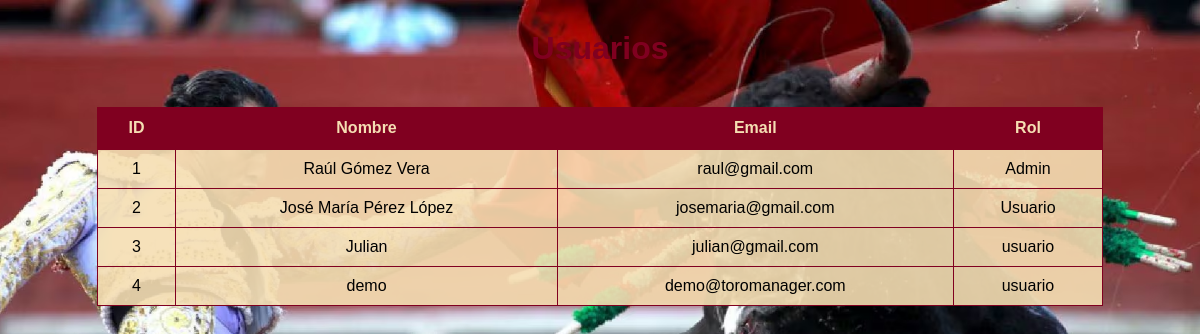
Page /usuarios/mostrar_usuarios.php (signed in) on the committed database.
### tables this page shows
CREATE TABLE `usuarios` (
  `id_usuario` int(11) NOT NULL,
  `nombre_usuario` varchar(100) NOT NULL,
  `email` varchar(150) NOT NULL,
  `rol` varchar(50) DEFAULT NULL,
  `contrasena` varchar(255) NOT NULL
);

### usuarios/mostrar_usuarios.php (the view, shortened to what this page needs)
<?php
include "../conexion.php";
$sql="SELECT * FROM usuarios";
$res=$conexion->query($sql);
?>
<!DOCTYPE html>
<html>
<head>
</head>
<body>
<div class="contenedor">
<h1>Usuarios</h1>
<table>
<tr>
<th>ID</th>
<th>Nombre</th>
<th>Email</th>
<th>Rol</th>
</tr>
<?php while($fila=$res->fetch_assoc()){ ?>
<tr>
<td><?php echo $fila['id_usuario']; ?></td>
<td><?php echo $fila['nombre_usuario']; ?></td>
<td><?php echo $fila['email']; ?></td>
<td><?php echo $fila['rol']; ?></td>
</tr>
<?php } ?>
</table>
</div>
</body>
</html>

### usuarios/mostrar_usuarios.php (style rules this page uses)
body { font-family:Arial; background:url('fondo_usuarios.jpg') no-repeat center center fixed; background-size:cover; }
h1 { text-align:center; color:#800020; margin-top:30px; }
table { width:85%; margin:auto; margin-top:40px; border-collapse:collapse; background:rgba(245,222,179,0.9); }
th { background:#800020; color:#f5deb3; padding:12px; }
td { padding:10px; border:1px solid #800020; text-align:center; }

### rows in the picture
usuarios: id_usuario "1", nombre_usuario "Raúl Gómez Vera", email "raul@gmail.com", rol "Admin"
usuarios: id_usuario "2", nombre_usuario "José María Pérez López", email "josemaria@gmail.com", rol "Usuario"
usuarios: id_usuario "3", nombre_usuario "Julian", email "julian@gmail.com", rol "usuario"
usuarios: id_usuario "4", nombre_usuario "demo", email "demo@toromanager.com", rol "usuario"
